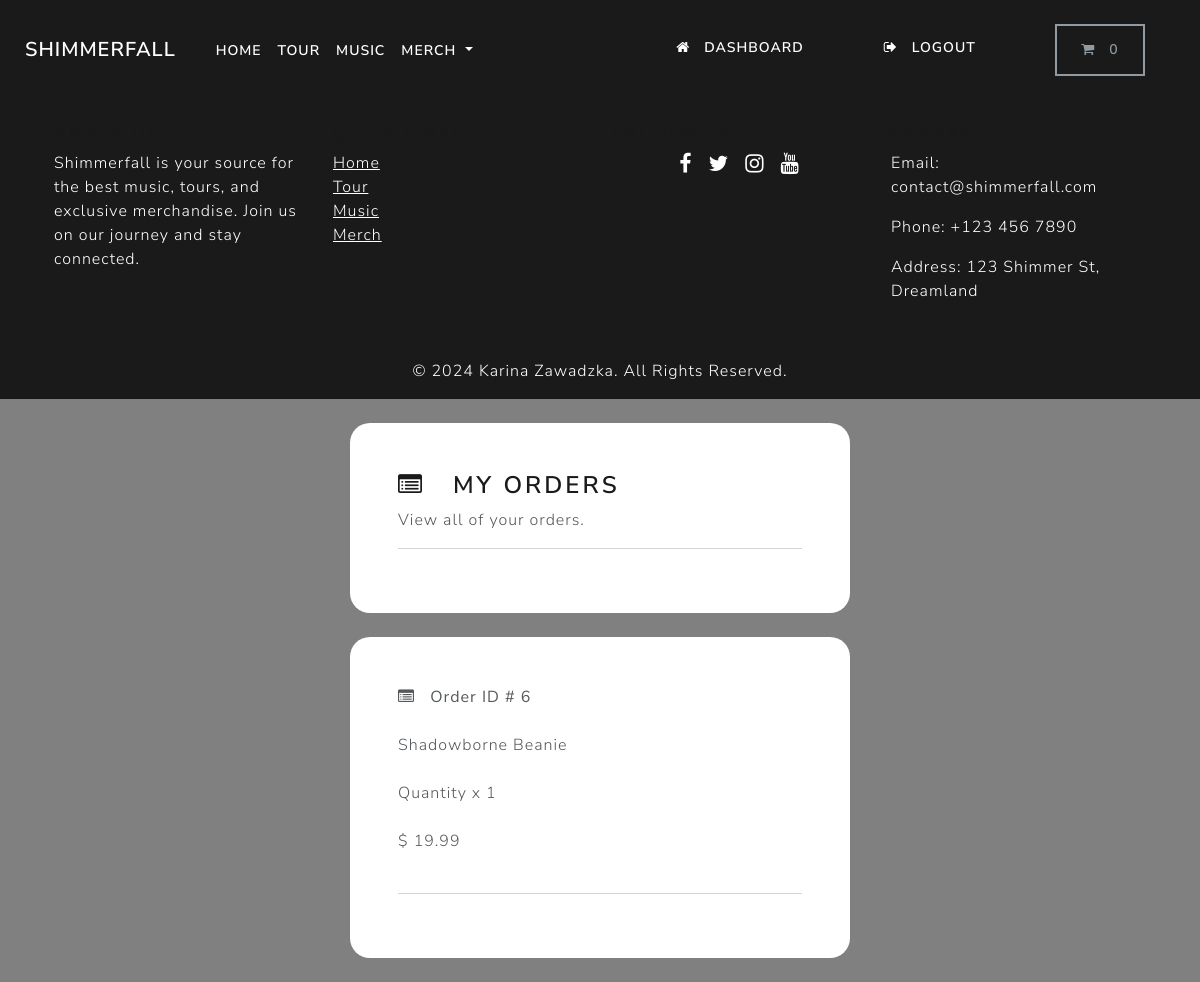
/account/track-orders (signed in), run on the app's committed database.
### payment/models.py (models this page shows, shortened)
class OrderItem(models.Model):
    order = models.ForeignKey(Order, on_delete=models.CASCADE, null=True)
    product = models.ForeignKey(Product, on_delete=models.CASCADE, null=True)
    quantity = models.PositiveBigIntegerField(default=1)
    price = models.DecimalField(max_digits=8, decimal_places=2)
    user = models.ForeignKey(User, on_delete=models.CASCADE, null=True, blank=True)

### store/models.py (models this page shows, shortened)
class Product(models.Model):
    category = models.ForeignKey(Cathegory, related_name='product', on_delete=models.CASCADE, null=True)
    title = models.CharField(max_length=250)
    brand = models.CharField(max_length=250, default='unknown')
    description = models.TextField(blank=True)
    slug = models.SlugField(max_length=250)
    price = models.DecimalField(max_digits=4, decimal_places=2)
    image = models.ImageField(upload_to='images/')
    class Meta:
        verbose_name_plural = 'products'
    def __str__(self):
        return self.title

### account/views.py (the view)
# urls.py: path('track-orders', views.track_orders, name='track-orders'),
@login_required(login_url='my-login')
def track_orders(request):
    try:
        orders = OrderItem.objects.filter(user=request.user)
        context = {'orders':orders}
        return render(request, 'account/track-orders.html', context=context)
    except:
        return render(request, 'account/track-orders.html')

### cart/cart.py (called while the page is built)
    def __len__(self):
        return sum(item['qty'] for item in self.cart.values())

### cart/context_processors.py (called while the page is built)
def cart(request):
    return {'cart': Cart(request)}

### store/models.py (called while the page is built)
    def get_absolute_url(self):
        return reverse('list-category', args=[self.slug])

### store/views.py (called while the page is built)
def categories(request):
    all_categories = Cathegory.objects.all()
    return {'all_categories': all_categories}

### account/templates/account/track-orders.html (shortened to what this page needs)
{% include "store/base.html" %}
{% load static %}
{% load crispy_forms_tags %}
{% block content %}
    <div class="container bg-white shadow-md p-5 form-layout ">
        <h3> <i class="fa fa-list-alt" aria-hidden="true"></i> &nbsp; My orders </h3>
        <p> View all of your orders. </p>
        <hr>
    </div>
    <div class="container bg-white shadow-md p-5 form-layout ">
        {% for order in orders %}
            <strong> <i class="fa fa-list-alt" aria-hidden="true"></i> &nbsp;  Order ID # {{order.id}} </strong>
            <br> <br>
            {{order.product}}
            <br> <br>
            Quantity x {{order.quantity}}
            <br> <br>
            $ {{order.price}}
            <br> <br>
            <hr>
        {% endfor %}
    </div>
{% endblock %}

### static/css/styles.css (style rules this page uses)
.form-layout { border-radius: 20px; width: 500px; }

### account/templates/account/track-orders.html (style rules this page uses)
body { background-color: gray; }

### data on the page
OrderItem: id "6", product "Shadowborne Beanie", quantity "1", price "19.99"
